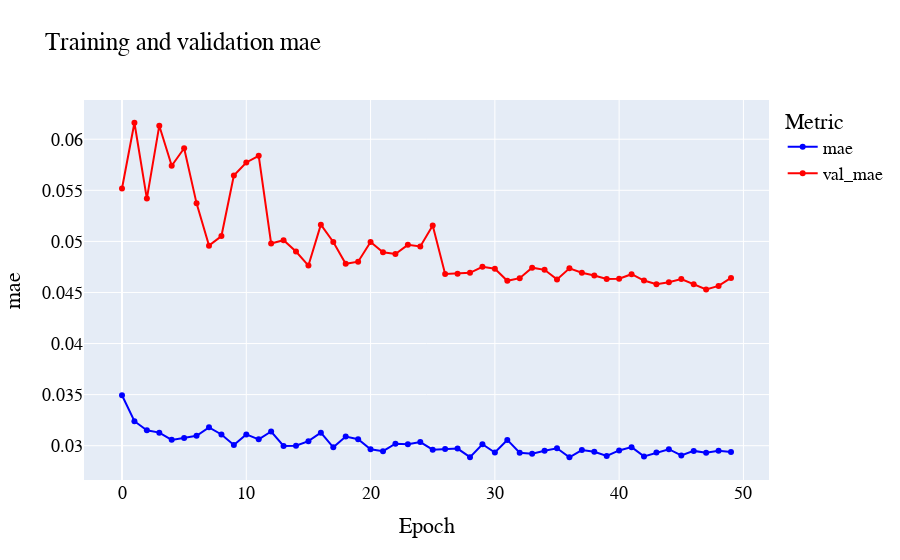

Notebook cell for this chart:
### Code cell
training_figs_dict['mae'].show()
